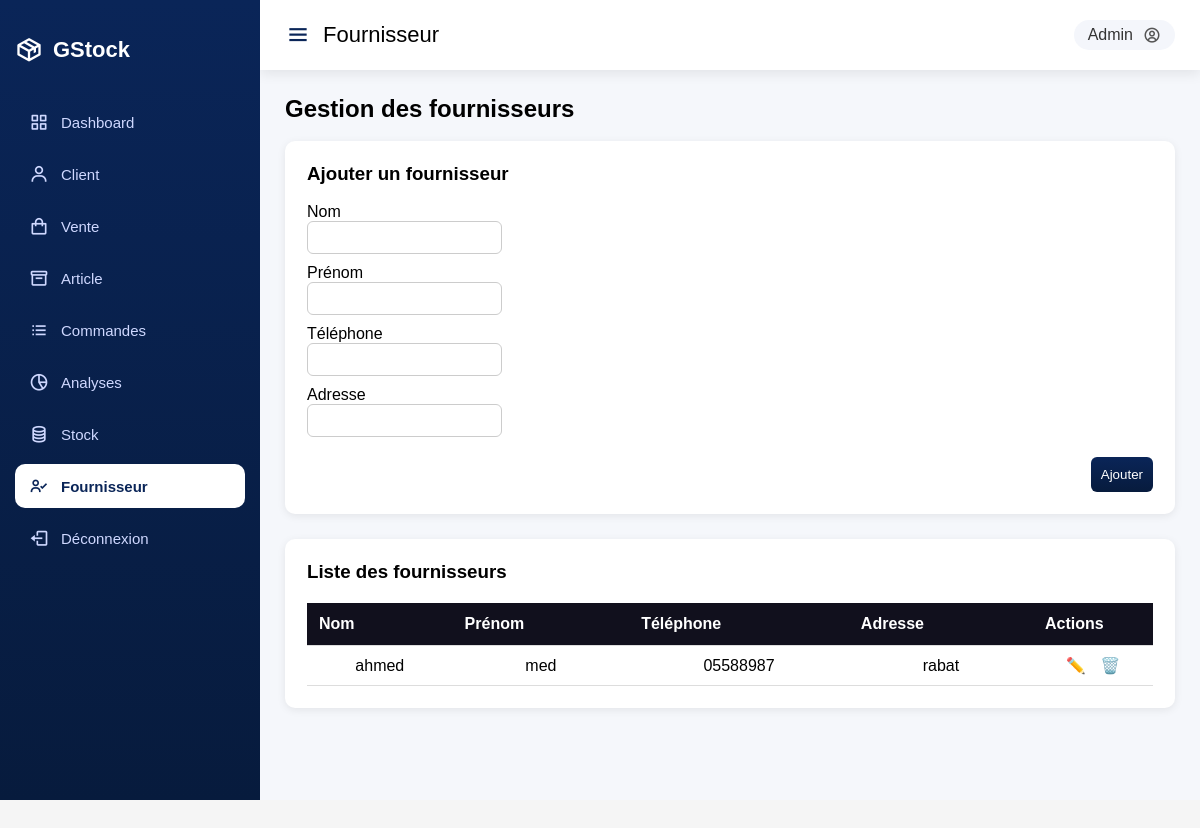
/vue/fournisseur.php, run on the app's committed database.
### tables this page shows
CREATE TABLE `fournisseur` (
  `id` int(11) NOT NULL,
  `nom` varchar(30) NOT NULL,
  `prenom` varchar(30) NOT NULL,
  `telephone` varchar(15) NOT NULL,
  `adresse` varchar(50) NOT NULL
);

### models/Fournisseur.php (called while the page is built, shortened)
<?php
require_once __DIR__ . '/../config/database.php';
class Fournisseur {
    public static function getAll() {
        global $pdo;
        return $pdo->query("SELECT * FROM fournisseur ORDER BY id DESC")->fetchAll(PDO::FETCH_ASSOC);
    }
}
?>

### vue/fournisseur.php (the view, shortened to what this page needs)
<?php
include 'entete.php';
require_once __DIR__ . '/../models/Fournisseur.php';
$fournisseurEdit = isset($_GET['edit'])
    ? Fournisseur::getById($_GET['edit'])
    : null;
$fournisseurs = Fournisseur::getAll();
?>
<div class="home-content">
    <h2>Gestion des fournisseurs</h2><br />
    <div class="card">
        <h3><?= $fournisseurEdit ? " Modifier le fournisseur" : " Ajouter un fournisseur" ?></h3><br>
        <form method="post" class="form-article">
            <div>
                <label>Nom</label><br />
                <input type="text" name="nom" required value="<?= $fournisseurEdit['nom'] ?? '' ?>">
            </div>
            <div>
                <label>Prénom</label><br />
                <input type="text" name="prenom" required value="<?= $fournisseurEdit['prenom'] ?? '' ?>">
            </div>
            <div>
                <label>Téléphone</label><br />
                <input type="text" name="telephone" required value="<?= $fournisseurEdit['telephone'] ?? '' ?>">
            </div>
            <div>
                <label>Adresse</label><br />
                <input type="text" name="adresse" required value="<?= $fournisseurEdit['adresse'] ?? '' ?>">
            </div>
            <div class="form-actions">
                <button type="submit" name="<?= $fournisseurEdit ? 'update' : 'add' ?>">
                    <?= $fournisseurEdit ? 'Mettre à jour' : 'Ajouter' ?>
                </button>
            </div>
        </form>
    </div>
    <div class="card">
        <h3> Liste des fournisseurs</h3>
        <table class="table">
            <tr>
                <th>Nom</th>
                <th>Prénom</th>
                <th>Téléphone</th>
                <th>Adresse</th>
                <th width="120">Actions</th>
            </tr>
            <?php foreach ($fournisseurs as $f): ?>
                <tr>
                    <td><?= htmlspecialchars($f['nom']) ?></td>
                    <td><?= htmlspecialchars($f['prenom']) ?></td>
                    <td><?= htmlspecialchars($f['telephone']) ?></td>
                    <td><?= htmlspecialchars($f['adresse']) ?></td>
                    <td>
                        <a class="edit" href="?edit=<?= $f['id'] ?>">✏️</a>
                        <a class="delete" href="?delete=<?= $f['id'] ?>" onclick="return confirm('Supprimer ce fournisseur ?')">🗑️</a>
                    </td>
                </tr>
            <?php endforeach; ?>
        </table>
    </div>
    <?php include 'pied.php'; ?>

### public/css/style.css (style rules this page uses)
* { margin: 0; padding: 0; box-sizing: border-box; font-family: "Poppins", sans-serif; }
body { background: #f5f5f5; }
.home-content { margin-top: 80px; }
.form-article { display: flex; flex-direction: column; gap: 10px; }
.form-article label { font-weight: 500; }
.form-article input, .form-article select { padding: 8px; border-radius: 6px; border: 1px solid #ccc; }
.form-article button { margin-top: 10px; padding: 10px; border: none; border-radius: 6px; background: linear-gradient(180deg, #0a2558, #071b3d); color: #fff; cursor: pointer; }
table { width: 100%; margin-top: 20px; background: #fff; border-collapse: collapse; }
table th, table td { padding: 10px; text-align: center; border-bottom: 1px solid #ddd; }
table th { background: #11101d; color: #fff; }

### vue/fournisseur.php (style rules this page uses)
.home-content { padding: 25px; margin-top: 70px; background: #f5f7fb; min-height: calc(100vh - 70px); }
.card { background: #fff; padding: 22px; border-radius: 10px; margin-bottom: 25px; box-shadow: 0 2px 8px rgba(0, 0, 0, .08); }
.form-actions { grid-column: 1/-1; display: flex; justify-content: flex-end; gap: 10px; }
button { background: #0f172a; color: #fff; padding: 10px 22px; border: none; border-radius: 8px; cursor: pointer; }
.table { width: 100%; border-collapse: collapse; }
.table th { background: #11101d; padding: 12px; text-align: left; }
.table td { padding: 10px; border-bottom: 1px solid #dddddd; }
.edit { color: #2563eb; margin-right: 10px; text-decoration: none }
.delete { color: #dc2626; text-decoration: none }

### data on the page
fournisseur: nom "ahmed", prenom "med", telephone "05588987", adresse "rabat"

### other printed values
$_SESSION['user']['username'] "Admin"
